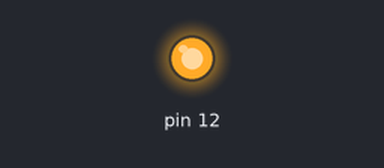
Bench run of a sketch on a simulated Arduino Uno, built with avr-gcc and run on an emulated ATmega328P. Parts: output pins drawn as LEDs (lit = HIGH).

Above: at 0.1 s.
Timing chart, 0 to 1.6 s (numbered marks = the images above):
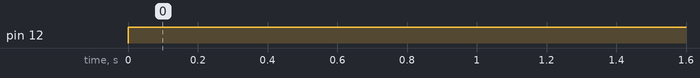

The sketch:

sketch_feb24a.ino
```cpp
int red=12;
void setup() {
  // put your setup code here, to run once:
  Serial.begin(9600);
  pinMode(12,OUTPUT);


}

void loop() {
  // put your main code here, to run repeatedly:
  digitalWrite(12,HIGH);

}
```

Measured:
- by itself, pin 12: LOW → HIGH at 0.00 s
